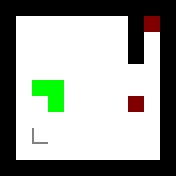

Rendered tile map (Tiled .tmx) drawn with the repository's tilesets; below, a short description and the full map source, tile grids included:
An orthogonal 11x11 tile map with 16x16 px tiles, 3 tile layers (Layer1, Layer2, Layer3).

<map version="1.0" orientation="orthogonal" renderorder="right-down" width="11" height="11" tilewidth="16" tileheight="16" nextobjectid="1">
 <tileset firstgid="1" source="../Tiles.tsx" />
 <layer name="Layer1" width="11" height="11">
  <data encoding="csv">
1,1,1,1,1,1,1,1,1,1,1,
1,5,5,5,5,5,5,5,1,5,1,
1,5,5,5,5,5,5,5,1,5,1,
1,5,5,5,5,5,5,5,1,5,1,
1,5,5,5,5,5,5,5,5,5,1,
1,5,5,5,5,5,5,5,5,5,1,
1,5,5,5,5,5,5,5,5,5,1,
1,5,5,5,5,5,5,5,5,5,1,
1,5,5,5,5,5,5,5,5,5,1,
1,5,5,5,5,5,5,5,5,5,1,
1,1,1,1,1,1,1,1,1,1,1
</data>
 </layer>
 <layer name="Layer2" width="11" height="11">
  <data encoding="csv">
0,0,0,0,0,0,0,0,0,0,0,
0,0,0,0,0,0,0,0,0,3,0,
0,0,0,0,0,0,0,0,0,0,0,
0,0,0,0,0,0,0,0,0,0,0,
0,0,0,0,0,0,0,0,0,0,0,
0,0,4,4,0,0,0,0,0,0,0,
0,0,0,4,0,0,0,0,3,0,0,
0,0,0,0,0,0,0,0,0,0,0,
0,0,0,0,0,0,0,0,0,0,0,
0,0,0,0,0,0,0,0,0,0,0,
0,0,0,0,0,0,0,0,0,0,0
</data>
 </layer>
 <layer name="Layer3" width="11" height="11">
  <data encoding="csv">
0,0,0,0,0,0,0,0,0,0,0,
0,0,0,0,0,0,0,0,0,0,0,
0,0,0,0,0,0,0,0,0,0,0,
0,0,0,0,0,0,0,0,0,0,0,
0,0,0,0,0,0,0,0,0,0,0,
0,0,0,0,0,0,0,0,0,0,0,
0,0,0,0,0,0,0,0,0,0,0,
0,0,0,0,0,0,0,0,0,0,0,
0,0,12,0,0,0,0,0,0,0,0,
0,0,0,0,0,0,0,0,0,0,0,
0,0,0,0,0,0,0,0,0,0,0
</data>
 </layer>
</map>
